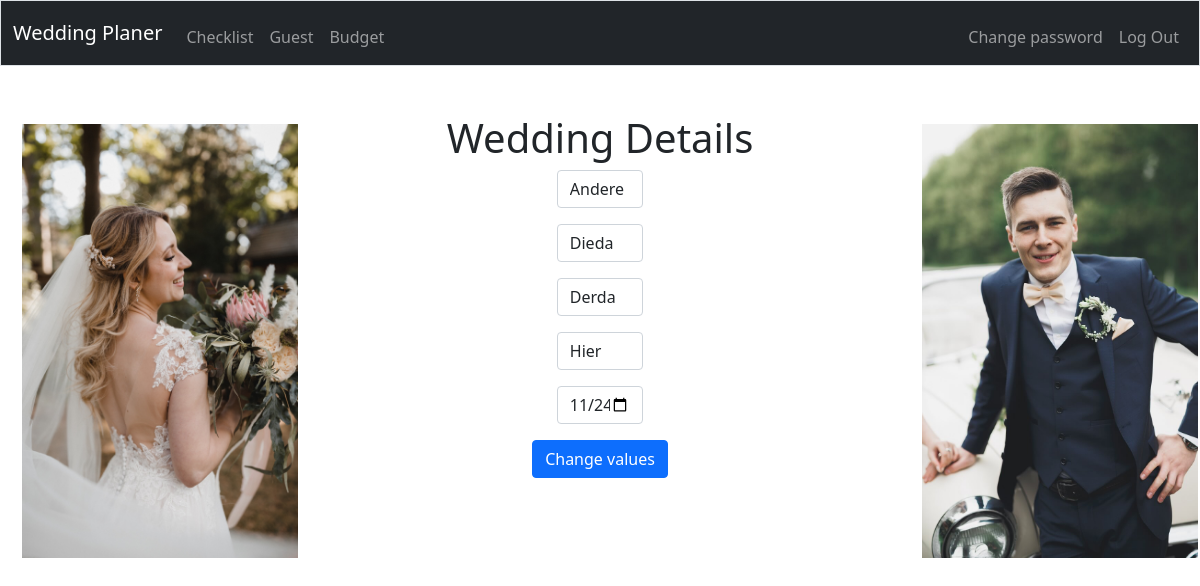
The page /project/2 (signed in) on the database its author committed.
### tables this page shows
CREATE TABLE wedding (
    id INTEGER PRIMARY KEY,
    title TEXT NOT NULL,
    bride_name TEXT,
    groom_name TEXT,
    wedding_date DATE,
    location TEXT,
    user_id INTEGER NOT NULL,
    FOREIGN KEY (user_id) REFERENCES user(id)
);

### app.py (the view)
@app.route("/project/<project_id>")
@login_required
def project(project_id):
    try:
        wedding = cur.execute("SELECT * FROM wedding WHERE id = ?", (project_id,)).fetchone()
        session["wedding_id"] = wedding[0]
    except Exception as e:
        return apology(f"{e}")
    return render_template("project.html", wedding=wedding)

### app.py (called while the page is built)
@app.after_request
def after_request(response):
    response.headers["Cache-Control"] = "no-cache, no-store, must-revalidate"
    response.headers["Expires"] = 0
    response.headers["Pragma"] = "no-cache"
    return response

### utils.py (called while the page is built)
def login_required(f):
    @wraps(f)
    def decorated_function(*args, **kwargs):
        if session.get("user_id") is None:
            return redirect("/login")
        return f(*args, **kwargs)
    return decorated_function

### templates/project.html (shortened to what this page needs)
{% extends "layout.html" %}
{% block main %}
<div class="row">
    <div class="col-md-3">
        <img src="/static/img/bride.jpg" alt="Bride" class="img-fluid h-100 w-100">
    </div>
    <div class="col-md-6">
        <h1>Wedding Details</h1>
        <form action="/change_project" method="post">
            <div class="mb-3">
                <input autocomplete="off" autofocus class="form-control mx-auto custom-input" id="title" name="title" placeholder="Title" value="{{ wedding[1] }}" type="text">
            </div>
            <div class="mb-3">
                <input class="form-control mx-auto custom-input" id="bride_name" name="bride_name" placeholder="Bride name" value="{{ wedding[2] }}" type="text">
            </div>
            <div class="mb-3">
                <input class="form-control mx-auto custom-input" id="groom_name" name="groom_name" placeholder="Groom name" value="{{ wedding[3] }}" type="text">
            </div>
            <div class="mb-3">
                <input class="form-control mx-auto custom-input" id="location" name="location" placeholder="Location" value="{{ wedding[5] }}" type="text">
            </div>
            <div class="mb-3">
                <input class="form-control mx-auto custom-input" id="date" name="date" placeholder="Date in format YYYY.MM.DD" value="{{ wedding[4] }}" type="date">
            </div>
            <button class="btn btn-primary" type="submit">Change values</button>
        </form>
    </div>
    <div class="col-md-3">
        <img src="/static/img/groom.jpg" alt="Groom" class="img-fluid h-100 w-100">
    </div>
</div>
{% endblock %}

### static/style.css (style rules this page uses)
img { margin: 10px; }
.custom-input { width: 15%; }

### rows shown on the page
wedding: title "Andere", bride_name "Dieda", groom_name "Derda", location "Hier", date "11/24/2023"
